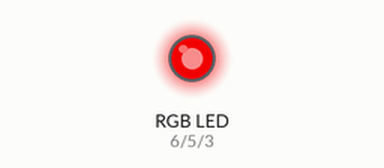
Recording of a sketch running on a simulated Arduino Uno, built with avr-gcc and run on an emulated ATmega328P. On the bench: an RGB LED mixed from three pins (HIGH = lit). Dim RGB values are drawn brighter than linear.

Above: at 0.15 s.
At 10.97 s:
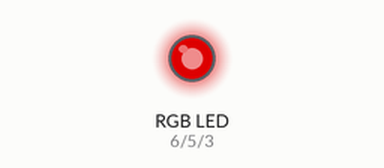
At 20.29 s:
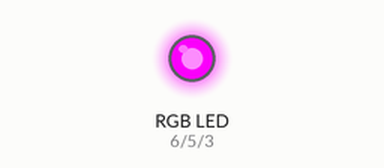
At 39.83 s:
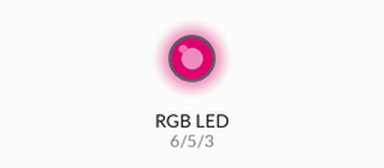
Timing chart, 0 to 40.0 s (numbered marks = the images above):
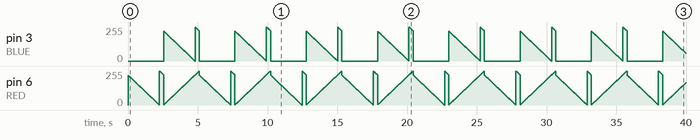

The sketch:

controlling_rgb_led_with_code.ino
```cpp
//define pins
#define BLUE 3
#define GREEN 5
#define RED 6

void setup() {
  pinMode(RED, OUTPUT);
  pinMode(GREEN, OUTPUT);
  pinMode(BLUE, OUTPUT);
  digitalWrite(RED, HIGH);
  digitalWrite(GREEN, LOW);
  digitalWrite(BLUE, LOW);
}

int redValue;
int greenValue;
int blueValue;

void loop() {
  //fading between colors
  #define delayTime 10

  redValue = 225;
  greenValue = 0;
  blueValue = 0;

  for(int i = 0; i < 255; i += 1) {
    redValue -= 1;
    greenValue += 1;

    analogWrite(RED, redValue);
    analogWrite(BLUE, blueValue);
    delay(delayTime);
  }
  redValue = 0;
  greenValue = 0;
  blueValue = 225;
  for(int i = 0; i < 255; i += 1) {
    blueValue -= 1;
    redValue += 1;

    analogWrite(BLUE, blueValue);
    analogWrite(RED, redValue);
    delay(delayTime);
  }
}
```
